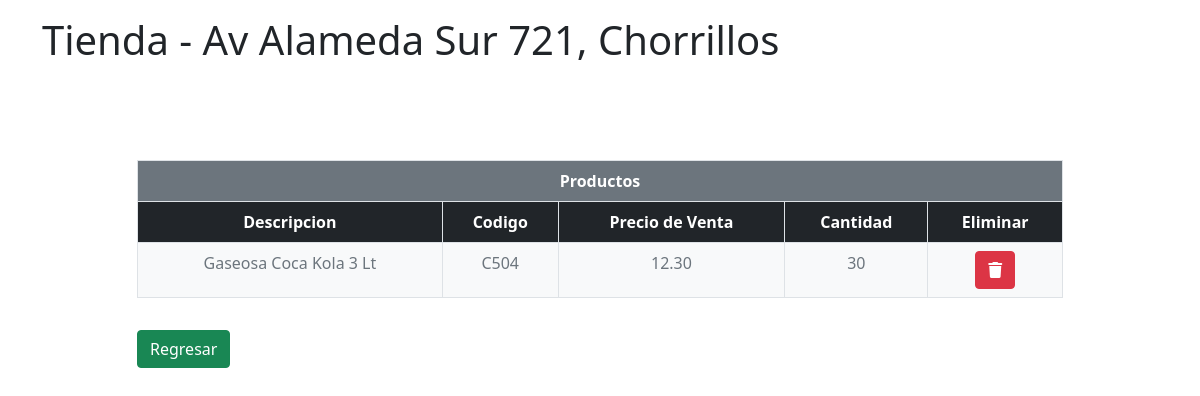
The app's page /gestionTienda/verProducto/12 with its own data.
### gestionTienda/models.py (models this page shows)
class Tienda(models.Model):
    direccionTienda = models.CharField(max_length=32, blank = True, null = True)
    provinciaTienda = models.CharField(max_length=32, blank = True, null = True)
    regionTienda = models.CharField(max_length=32, blank = True, null = True)
    fechaTienda = models.CharField(max_length=32, blank = True, null = True)
    telefonoTienda = models.CharField(max_length=32, blank = True, null = True)

class Producto(models.Model):
    descripcionProducto = models.CharField(max_length=32, blank = True, null = True)
    codigoProducto = models.CharField(max_length=32, blank = True, null = True)
    precioProducto = models.CharField(max_length=32, blank = True, null = True)
    cantidadProducto = models.CharField(max_length=32, blank = True, null = True)
    tiendaProducto = models.ForeignKey(Tienda,on_delete=models.SET_NULL,blank=True,null=True)

### gestionTienda/views.py (the view)
# urls.py: path('verProducto/<str:idTienda>', views.verProducto, name ='verProducto')
def verProducto(request, idTienda):
    tiendaSeleccionado = Tienda.objects.get(id=idTienda)
    productosTienda = tiendaSeleccionado.producto_set.all().order_by('id')
    return render(request,'ProductoTienda.html', {
        'productosTienda':productosTienda,
        'tiendaSeleccionado':tiendaSeleccionado
    })

### gestionTienda/templates/ProductoTienda.html (shortened to what this page needs)
<!DOCTYPE html>
<html>
<head>
    <link href="https://cdn.jsdelivr.net/npm/bootstrap@5.0.2/dist/css/bootstrap.min.css" rel="stylesheet"
>
    <link rel="stylesheet" href="https://cdnjs.cloudflare.com/ajax/libs/font-awesome/6.3.0/css/all.min.css"
 />
</head>
<body>
    <div>
        <div class="container">
            <div class="row">
                <div class="col-10">
                    <div class="row">
                        <div class="mt-3  col-15">
                            <h1>Tienda - {{ tiendaSeleccionado.direccionTienda }}</h>
                        </div>
                    </div>
                </div>
            </div>
        </div>
    </div>
    <br>
    <br>
    <br>
    <div class="mt-3 container">
        <div class="row justify-content-center">
            <div class="col-10">
                <table class="table table-bordered bg-dark text-white">
                    <thead class="text-center bg-secondary">
                        <th colspan="5">Productos</th>
                    </thead>
                    <thead class="text-center bg-dark bg-success">
                        <th>Descripcion</th>
                        <th>Codigo</th>
                        <th>Precio de Venta</th>
                        <th>Cantidad</th>
                        <th>Eliminar</th>
                    </thead>
                    <tbody class="text-center bg-light text-secondary">
                        {% for producto in productosTienda %}
                        <tr>
                            <td>{{ producto.descripcionProducto }}</td>
                            <td>{{ producto.codigoProducto }}</td>
                            <td>{{ producto.precioProducto }}</td>
                            <td>{{ producto.cantidadProducto }}</td>
                            <td class="text-center"><a class="btn btn-danger"
                                    href="{% url 'gestionTienda:eliminarProductoTienda' producto.id %}"><i
                                        class="fa-solid fa-trash"></i></a></td>
                        </tr>
                        {% endfor %}
                    </tbody>
                </table>
                <a class="mt-3 btn btn-success" href="{% url 'gestionTienda:tienda' %}">Regresar</a>
                <br>
                <br>
                <br>
            </div>
        </div>
    </div>
</body>
</html>

### records on screen
Tienda: direccionTienda "Av Alameda Sur 721, Chorrillos"
Producto: descripcionProducto "Gaseosa Coca Kola 3 Lt", codigoProducto "C504", precioProducto "12.30", cantidadProducto "30"
